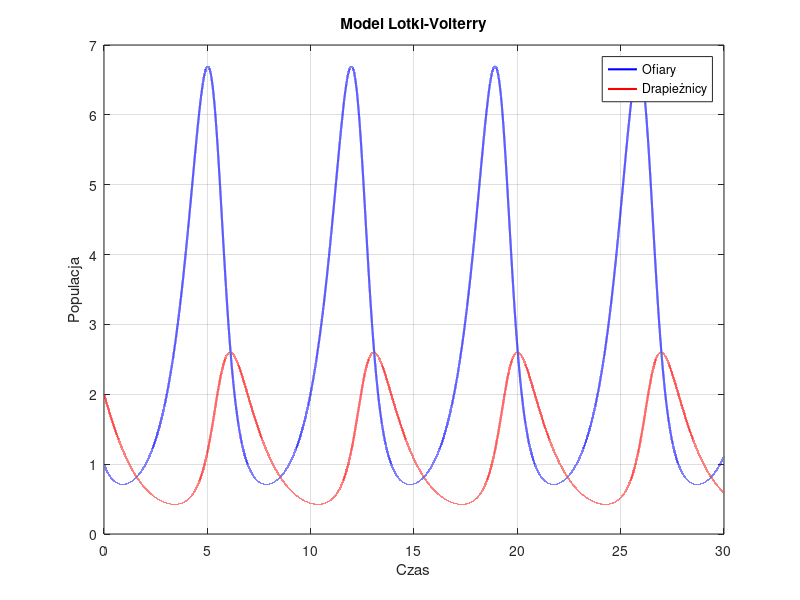

Reproduce this figure in MATLAB.
clc; clear; close all; % zamykamy wszystko

% Parametry modelu
a = 1.2;  % birth rate of prey
b = 1.0;  % prey death rate due to predation
c = 0.3;  % predator birth rate from prey consumption
d = 0.8;  % predator death rate

% Warunki początkowe
x_0 = 1;   % Początkowa populacja ofiar
y_0 = 2;   % Początkowa populacja drapieżników

% Parametry symulacji
T = 30;          % Czas symulacji
dt = 0.0001;      % Krok czasowy
N = T/dt;        % Liczba kroków

% Inicjalizacja wektorów
t = linspace(0, T, N); % Czas
x = zeros(1, N);       % Populacja ofiar
y = zeros(1, N);       % Populacja drapieżników

% Ustawienie wartości początkowych
x(1) = x_0;
y(1) = y_0;

for i = 1:N-1
    dx = (a - b*y(i)) * x(i);
    dy = (c * x(i) - d) * y(i);
    
    x(i+1) = x(i) + dx * dt;
    y(i+1) = y(i) + dy * dt;
end

figure;
    plot(t, x, 'b', 'LineWidth', 1.5); hold on;
    plot(t, y, 'r', 'LineWidth', 1.5);
    xlabel('Czas');
    ylabel('Populacja');
    legend('Ofiary', 'Drapieżnicy');
    title('Model Lotki-Volterry');
    grid on;